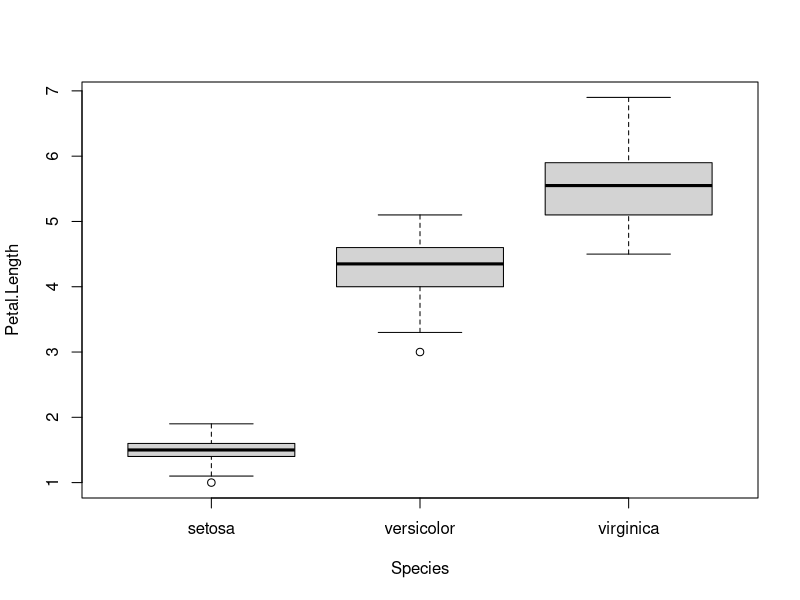
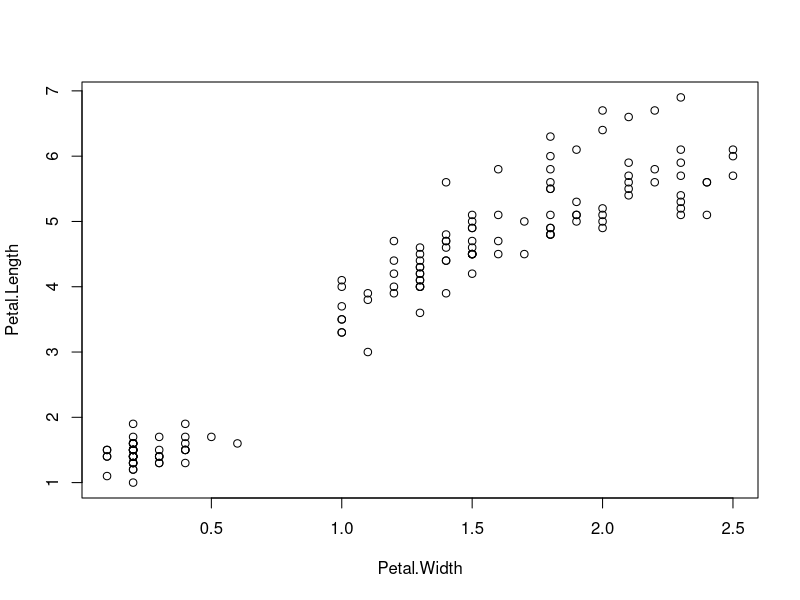
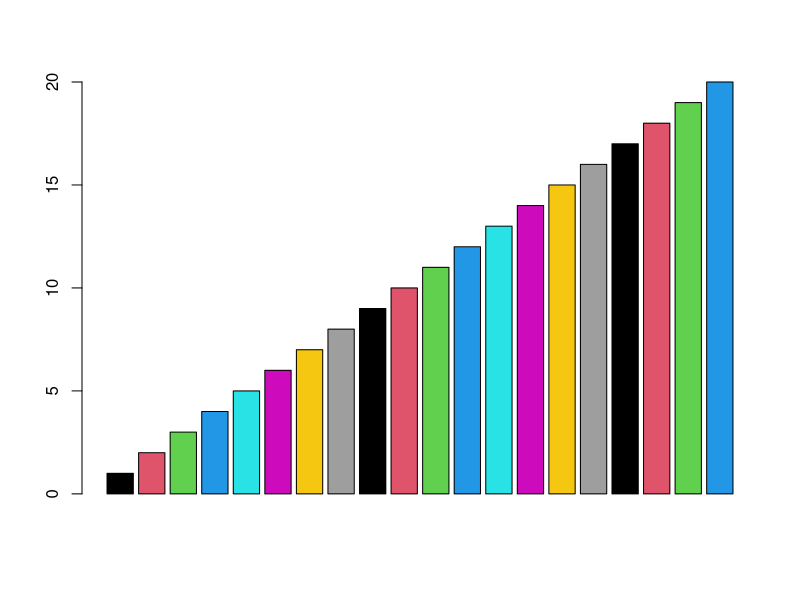
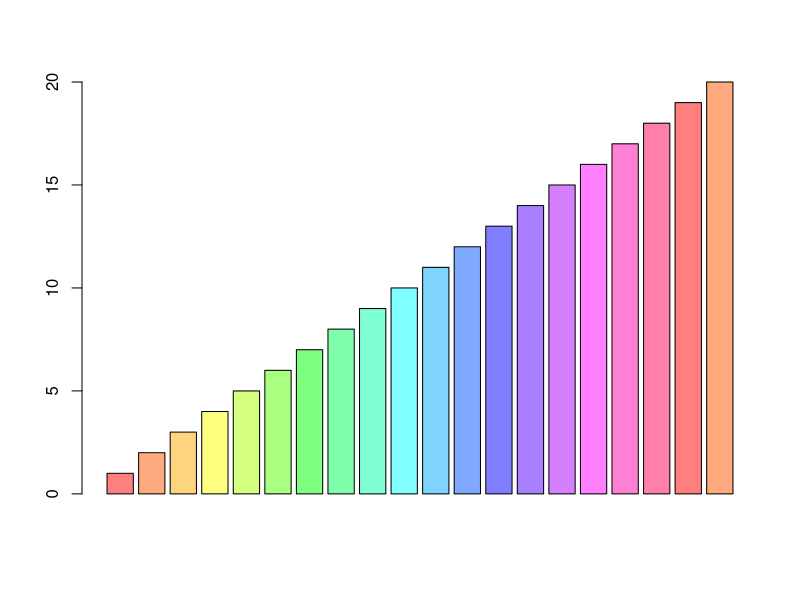
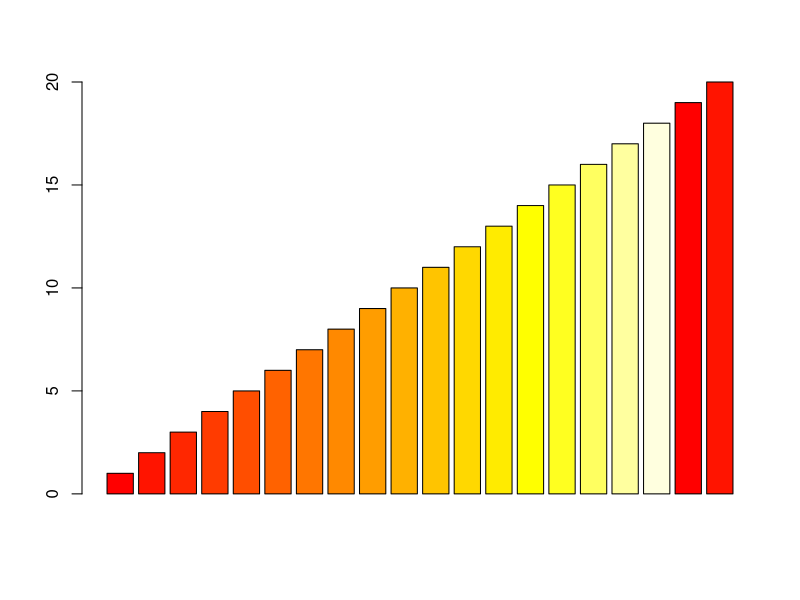
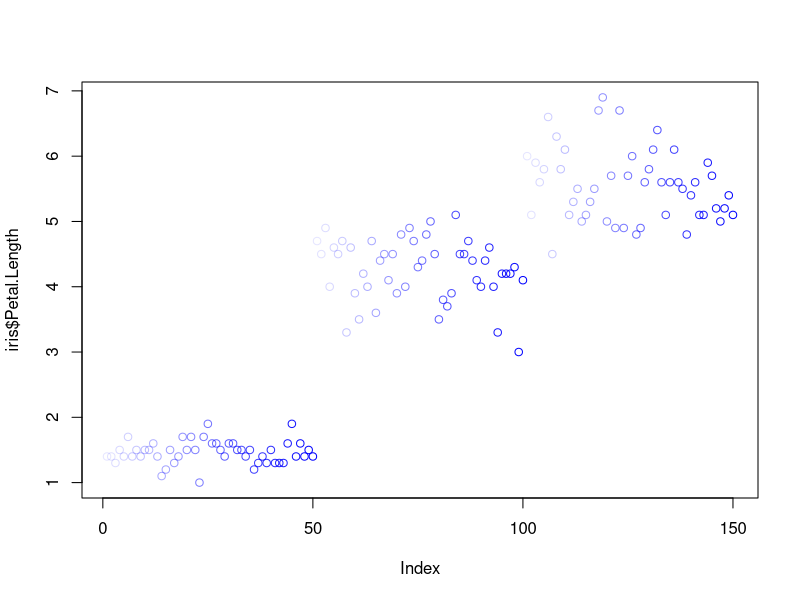

Write the R code that produced these figures, in order.
## ---- chunk 1
sc=c(1,3)                      # select column by index
sr=grep("^v", iris$Species)    # select rows by 
iris[,sc] 
iris[sr,]
## ---- chunk 2
boxplot( Petal.Length ~ Species, data = iris)
plot( Petal.Length ~ Petal.Width, data = iris)
## ---- chunk 3
palette("default")               # optional: default
palette()
barplot(1:20,col=1:20)

palette(rainbow(18,alpha=0.5))   # explain this command
palette()
barplot(1:20,col=1:20)

palette(heat.colors(18))
barplot(1:20,col=1:20)
palette("default")                # reset to default
## ---- chunk 4
alpha=seq(0.1, 1.0, length.out = 50)   # control transparency
mc=rgb(0,0,1,alpha)                    # my colours
mc
plot(iris$Petal.Length,col=mc)


## ---- chunk 5
sqrt(2)
sin(pi)
1+2
## ---- chunk 6
# variable creation
x=exp(2)
v=sqrt(1:5)
names(v)=letters[1:5]

# variable access
v
v[3]    # by index
v["d"]  # by name
v[v<2]  # by logic

1:10 + c(1,2) # recycle
